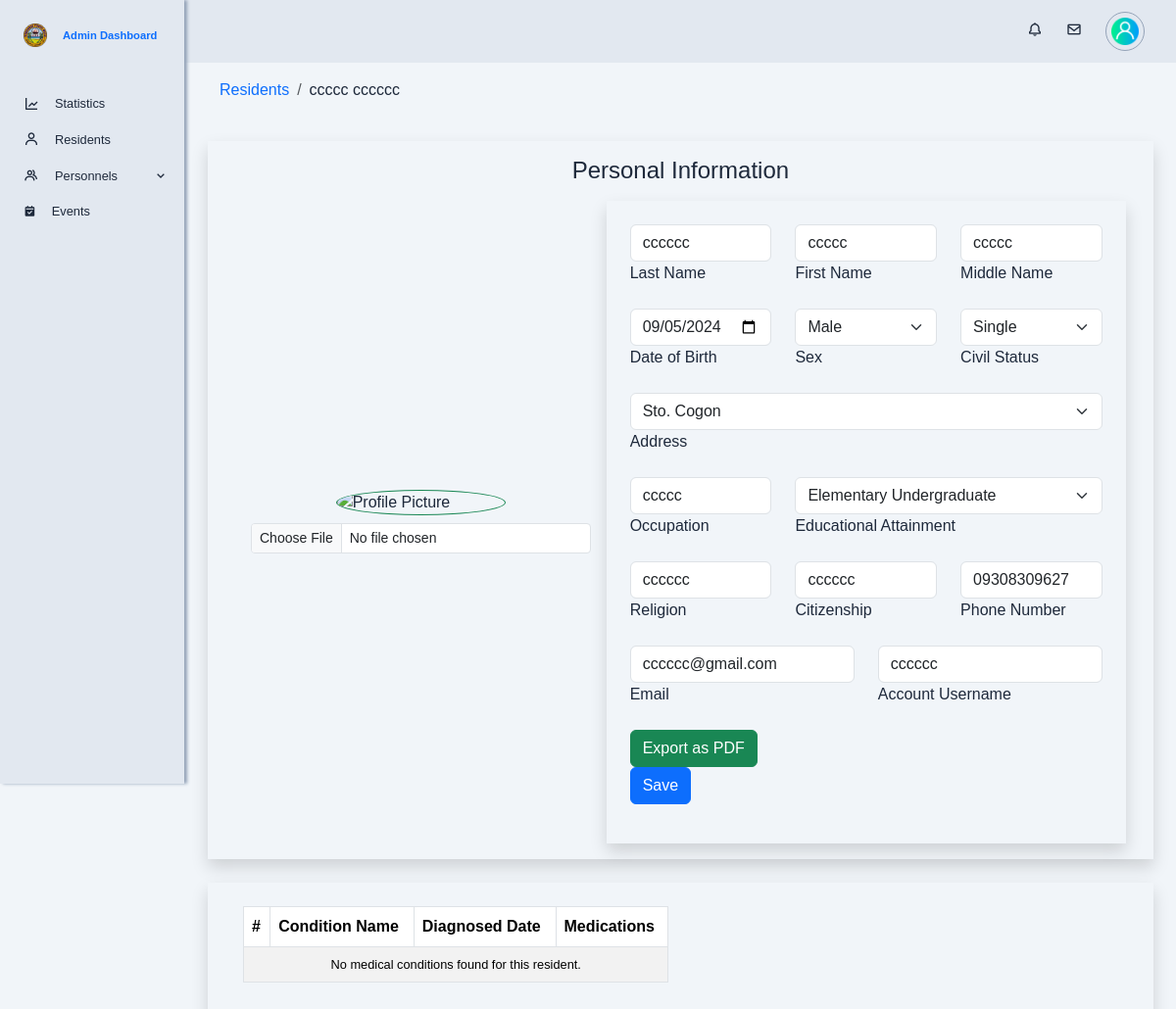
The page /app/views/admin/resident_details.php?resident_id=38 on the database its author committed.
### tables this page shows
CREATE TABLE `residents` (
  `resident_id` int(10) NOT NULL,
  `account_id` int(10) NOT NULL,
  `personal_info_id` int(10) NOT NULL,
  `isValidResident` tinyint(1) NOT NULL
);

CREATE TABLE `personal_information` (
  `personal_info_id` int(10) NOT NULL,
  `lastname` varchar(255) NOT NULL,
  `firstname` varchar(255) NOT NULL,
  `middlename` varchar(255) NOT NULL,
  `date_of_birth` date DEFAULT NULL,
  `civil_status` enum('Single','Married','Widowed','Legally Separated') DEFAULT NULL,
  `educational_attainment` enum('Elementary Graduate','Elementary Undergraduate','Highschool Graduate','Highschool Undergraduate','College Graduate','College Undergraduate') DEFAULT NULL,
  `occupation` varchar(255) DEFAULT NULL,
  `religion` varchar(100) DEFAULT NULL,
  `citizenship` varchar(100) DEFAULT NULL,
  `address_id` int(10) NOT NULL,
  `sex` enum('male','female') NOT NULL,
  `phone_number` varchar(20) NOT NULL,
  `email` varchar(255) NOT NULL,
  `id_picture` varchar(255) DEFAULT NULL,
  `created_at` datetime NOT NULL DEFAULT current_timestamp(),
  `updated_at` datetime NOT NULL DEFAULT current_timestamp()
);

CREATE TABLE `address` (
  `address_id` int(10) NOT NULL,
  `address_name` varchar(255) NOT NULL,
  `address_type` enum('hda','sitio') NOT NULL
);

CREATE TABLE `accounts` (
  `account_id` int(10) NOT NULL,
  `username` varchar(255) NOT NULL,
  `password` varchar(255) NOT NULL,
  `role` enum('admin','midwife','bhw','residents') NOT NULL,
  `profile_picture` varchar(255) DEFAULT NULL,
  `isArchived` tinyint(1) NOT NULL DEFAULT 0
);

### app/models/get_resident_by_id.php (called while the page is built)
<?php
function getResidentById($conn, $residentId) {
    $sql = "SELECT
                a.*,
                r.*,
                pi.*
            FROM
                residents r
            JOIN
                personal_information pi ON r.personal_info_id = pi.personal_info_id
            JOIN
                accounts a ON r.account_id = a.account_id
            WHERE
                r.resident_id = ?";
    if ($stmt = $conn->prepare($sql)) {
        $stmt->bind_param("i", $residentId);
        $stmt->execute();
        $result = $stmt->get_result();
        $residentDetails = $result->fetch_assoc();
        return $residentDetails;
    } else {
        return null;
    }
}
?>

### app/models/get_addresses.php (called while the page is built)
<?php
function getAddresses($conn) {
    $sql = "SELECT address_id, address_name, address_type FROM address";
    $result = mysqli_query($conn, $sql);
    $addresses = [];
    if (mysqli_num_rows($result) > 0) {
        while ($row = mysqli_fetch_assoc($result)) {
            $addresses[] = $row;
        }
    }
    return $addresses;
}
$addresses = getAddresses($conn);
?>

### app/views/admin/resident_details.php (the view, shortened to what this page needs)
<?php
require './config/db_config.php';
require './app/models/get_resident_by_id.php';
require './app/models/get_addresses.php';
$resident_id = isset($_GET['resident_id']) ? intval($_GET['resident_id']) : null;
if ($resident_id) {
    $resident = getResidentById($conn, $resident_id);
}
$resident_details = getResidentById($conn, $resident_id);
$medical_conditions = getResidentMedicalConditions($conn, $resident_id);
?>
<!DOCTYPE html>
<html lang="en">
<head>
    <?php require './app/views/globals/head.php'; ?>
    <link rel="stylesheet" href="./public/css/admin-resident-details.css">
</head>
<body id="body-pd">
    <?php require 'partials/top_navigation.php'; ?>
    <?php require 'partials/sidebar.php'; ?>
    <div class="height-100 main-content">
        <div class="row mb-4">
            <div class="col-md-12">
                <nav aria-label="breadcrumb">
                    <ol class="breadcrumb">
                        <li class="breadcrumb-item"><a href="admin-residents">Residents</a></li>
                        <li class="breadcrumb-item" aria-current="page"><?php echo htmlspecialchars($resident_details['firstname'] . ' ' . $resident_details['lastname']); ?></li>
                    </ol>
                </nav>
            </div>
        </div>
        <div class="row shadow mb-4 px-4">
            <div class="col-md-12 p-3">
                <h4 class="text-center mb-3">Personal Information</h4>
                <form action="./app/controllers/admin-residents/update_resident.php">
                    <div class="row">
                        <div class="col-md-5 p-3 d-flex justify-content-center flex-column align-items-center">
                            <img src="<?php echo $resident_details['profile_picture']?>" class="w-50 rounded-circle border border-success" alt="Profile Picture">
                            <input type="file" name="profile_picture" id="profile_picture" class="form-control form-control-sm mt-2" accept="image/*">
                        </div>
                        <div class="col-md-7 p-4 shadow">
                            <div class="row mb-3">
                                <div class="col-md-4">
                                    <input type="text" class="form-control" id="lastname" name="lastname" value="<?= $resident_details['lastname']; ?>" required>
                                    <label for="lastname" class="form-label">Last Name</label>
                                </div>
                                <div class="col-md-4">
                                    <input type="text" class="form-control" id="firstname" name="firstname" value="<?= $resident_details['firstname']; ?>" required>
                                    <label for="firstname" class="form-label">First Name</label>
                                </div>
                                <div class="col-md-4">
                                    <input type="text" class="form-control" id="middlename" name="middlename" value="<?= $resident_details['middlename']; ?>" required>
                                    <label for="middlename" class="form-label">Middle Name</label>
                                </div>
                            </div>
                            <div class="row mb-3">
                                <div class="col-md-4">
                                    <input type="date" class="form-control" id="date_of_birth" name="date_of_birth" value="<?= $resident_details['date_of_birth']; ?>" required>
                                    <label for="date_of_birth" class="form-label">Date of Birth</label>
                                </div>
                                <div class="col-md-4">
                                    <select class="form-select" id="sex" name="sex" required>
                                        <option value="male" <?= $resident_details['sex'] == 'male' ? 'selected' : ''; ?>>Male</option>
                                    </select>
                                    <label for="sex" class="form-label text-center">Sex</label>
                                </div>
                                <div class="col-md-4">
                                    <select class="form-select" id="civil_status" name="civil_status" required>
                                        <option value="Single" <?= $resident_details['civil_status'] == 'Single' ? 'selected' : ''; ?>>Single</option>
                                    </select>
                                    <label for="civil_status" class="form-label">Civil Status</label>
                                </div>
                            </div>
                            <div class="row mb-3">
                                <div class="col-md-12">
                                    <select class="form-select" id="address_id" name="address_id">
                                        <?php foreach ($addresses as $address): ?>
                                            <option value="<?php echo $address['address_id']; ?>"
                                            <?php echo (isset($resident['address_id']) && $resident['address_id'] == $address['address_id']) ? 'selected' : ''; ?>>
                                            <?php echo $address['address_name']; ?>
                                        </option>
                                        <?php endforeach; ?>
                                    </select>
                                    <label for="address_id" class="form-label">Address</label>
                                </div>
                            </div>
                            <div class="row mb-3">
                                <div class="col-md-4">
                                    <input type="text" class="form-control" id="occupation" name="occupation" value="<?php echo $resident_details['occupation']?>" placeholder=" ">
                                    <label for="occupation" class="form-label">Occupation</label>
                                </div>
                                <div class="col-md-8">
                                    <select class="form-select" id="educational_attainment" name="educational_attainment">
                                        <option value="Elementary Undergraduate" <?php echo $resident_details['educational_attainment'] == 'Elementary Undergraduate' ? 'selected' : ''; ?>>Elementary Undergraduate</option>
                                    </select>
                                    <label for="educational_attainment" class="form-label">Educational Attainment</label>
                                </div>
                            </div>
                            <div class="row mb-3">
                                <div class="col-md-4">
                                    <input type="text" class="form-control" id="religion" name="religion" value="<?php echo $resident_details['religion']?>" placeholder=" ">
                                    <label for="religion" class="form-label">Religion</label>
                                </div>
                                <div class="col-md-4">
                                    <input type="text" class="form-control" id="citizenship" name="citizenship" value="<?php echo $resident_details['citizenship']?>" placeholder=" ">
                                    <label for="citizenship" class="form-label">Citizenship</label>
                                </div>
                                <div class="col-md-4">
                                    <input type="tel" class="form-control" id="phone_number" name="phone_number" value="<?php echo $resident_details['phone_number']?>" placeholder=" ">
                                    <label for="phone_number" class="form-label">Phone Number</label>
                                </div>
                            </div>
                            <div class="row mb-3">
                                <div class="col-md-6">
                                    <input type="email" class="form-control" id="email" name="email" value="<?php echo $resident_details['email']?>" placeholder=" ">
                                    <label for="email" class="form-label">Email</label>
                                </div>
                                <div class="col-md-6">
                                    <input type="text" class="form-control" id="username" name="username" value="<?php echo $resident_details['username']?>" placeholder=" ">
                                    <label for="username" class="form-label">Account Username</label>
                                </div>
                            </div>
                            <div class="row mb-3">
                                <div class="col-sm-5">
                                    <button class="btn btn-success me-2">Export as PDF</button>
                                    <button class="btn btn-primary">Save</button>
                                </div>
                            </div>
                        </div>
                    </div>
                </form>
            </div>
        </div>
        <div class="row shadow mb-4 p-4">
            <div class="col-md-6">
                <table class="table table-bordered table-striped">
                    <thead class="thead-dark">
                        <tr>
                            <th>#</th>
                            <th>Condition Name</th>
                            <th>Diagnosed Date</th>
                            <th>Medications</th>
                        </tr>
                    </thead>
                    <tbody>
                        <?php if (!empty($medical_conditions)) : ?>
                            <?php foreach ($medical_conditions as $index => $condition) : ?>
                                <tr>
                                    <td><?php echo $index + 1; ?></td>
                                    <td><?php echo htmlspecialchars($condition['condition_name']); ?></td>
                                    <td><?php echo htmlspecialchars($condition['diagnosed_date']); ?></td>
                                    <td>
                                        <?php
                                            echo !empty($condition['medicines']) ? htmlspecialchars($condition['medicines']) : 'No medications prescribed';
                                        ?>
                                    </td>
                                </tr>
                            <?php endforeach; ?>
                        <?php else : ?>
                            <tr>
                                <td colspan="4" class="text-center">No medical conditions found for this resident.</td>
                            </tr>
                        <?php endif; ?>
                    </tbody>
                </table>
            </div>
        </div>
    </div>
</body>
</html>

### public/css/admin-resident-details.css (style rules this page uses)
:root { --header-height: 3rem; --nav-width: 2rem; --first-color: #f1f5f9; --first-color-light: #f0fdf4; --black-color: #1e293b; --body-font: 'Poppins', sans-serif; --normal-font-size: 1rem; --z-fixed: 100; }
body { position: relative; margin: var(--header-height) 0 0 0; padding: 0 1rem; font-family: var(--body-font); font-size: var(--normal-font-size); background-color: #f1f5f9; color: #1e293b; }
a { text-decoration: none; }
.height-100 { height: 100vh; }
@media screen and (min-width: 768px) { body { margin: calc(var(--header-height) + 1rem) 0 0 0; padding-left: calc(var(--nav-width) + 2rem); } }
@media screen and (min-width: 768px) { td { font-size: 0.8rem; } }
.main-content { margin: 5rem auto; z-index: var(--z-fixed); padding-left: 10rem; padding-right: 1.2rem; }

### rows shown on the page
residents: personal_info.lastname "ccccc cccccc", lastname "cccccc", firstname "ccccc", middlename "ccccc", date_of_birth "09/05/2024", occupation "ccccc", religion "cccccc", citizenship "cccccc", phone_number "09308309627", email "cccccc@gmail.com", username "cccccc"
personal_information: sex "Male", civil_status "Single", address_id "Sto. Cogon", educational_attainment "Elementary Undergraduate"
